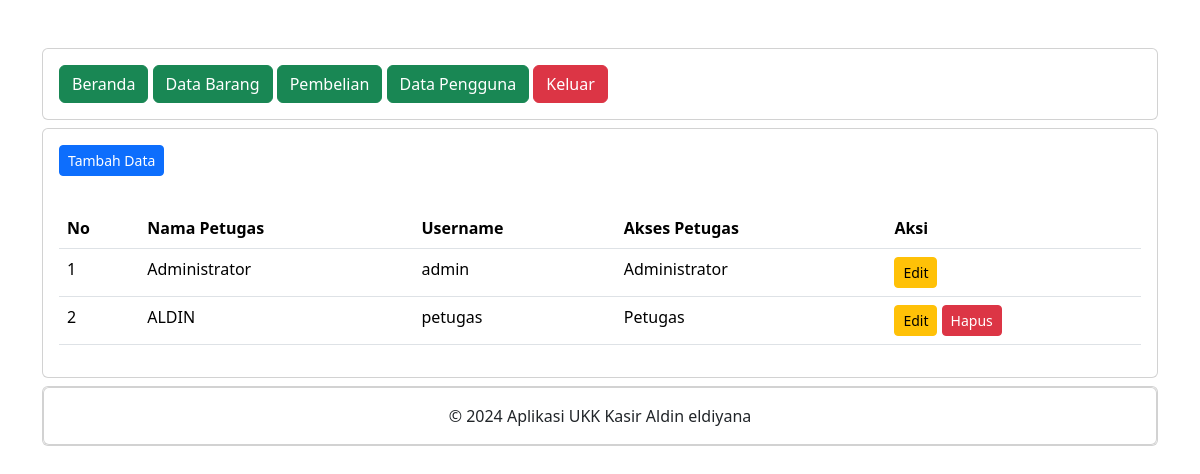
The page /administrator/data_pengguna.php (signed in) on the database its author committed.
### tables this page shows
CREATE TABLE `petugas` (
  `id_petugas` int(11) NOT NULL,
  `nama_petugas` varchar(255) NOT NULL,
  `username` text NOT NULL,
  `password` text NOT NULL,
  `level` int(11) NOT NULL
);

### administrator/data_pengguna.php (the view, shortened to what this page needs)
 <?php
include "header.php";
include "navbar.php";
?>
<div class="card mt-2">
	<div class="card-body">
		<button type="button" class="btn btn-primary btn-sm" data-bs-toggle="modal" data-bs-target="#tambah-data">
			Tambah Data
		</button>
	</div>
	<div class="card-body">
		<table class="table">
			<thead>
				<tr>
					<th>No</th>
					<th>Nama Petugas</th>
					<th>Username</th>
					<th>Akses Petugas</th>
					<th>Aksi</th>
				</tr>
			</thead>
			<tbody>
				<?php
				include '../koneksi.php';
				$no = 1;
				$data = mysqli_query($koneksi,"select * from petugas");
				while($d = mysqli_fetch_array($data)){
					?>
					<tr>
						<td><?php echo $no++; ?></td>
						<td><?php echo $d['nama_petugas']; ?></td>
						<td><?php echo $d['username']; ?></td>
						<td>
							<?php
							if ($d['level'] == '1') { ?>
								Administrator
							<?php } else { ?>
								Petugas
							<?php } ?>
						</td>
						<td>
							<button type="button" class="btn btn-warning btn-sm" data-bs-toggle="modal" data-bs-target="#edit-data<?php echo $d['id_petugas']; ?>">
								Edit
							</button>
							<?php
							if ($d['level'] == $_SESSION['level']) { ?>
							<?php } else { ?>
								<button type="button" class="btn btn-danger btn-sm" data-bs-toggle="modal" data-bs-target="#hapus-data<?php echo $d['id_petugas']; ?>">
									Hapus
								</button>
							<?php } ?>
						</td>
					</tr>
				<?php } ?>
			</tbody>
		</table>
	</div>
</div>
<?php
include "footer.php";
?>

### rows shown on the page
petugas: nama_petugas "Administrator", username "admin", level "Administrator"
petugas: nama_petugas "ALDIN", username "petugas", level "Petugas"
